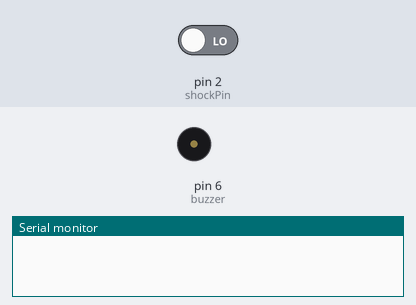
Simulated run of this sketch. Board: Arduino Uno, built with avr-gcc and run on an emulated ATmega328P. On the bench: buzzer (waves = sounding), the last lines printed to the serial monitor. The test bench sets the inputs (shaded band); at power-on: pin 2 (shockPin) LOW.

Above: at 1.2 s.
1.3 s: pin 2 (shockPin) driven HIGH
At 1.7 s:
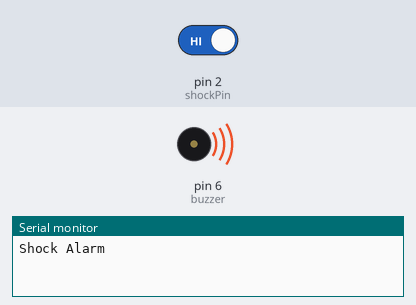
3.3 s: pin 2 (shockPin) driven LOW
Timing chart, 0 to 6.3 s (numbered marks = the images above; inputs shaded):
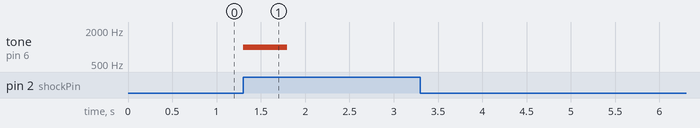

Measured:
- after the input at 1.3 s, tone on pin 6 (buzzer): silent → 1000 Hz at once, → silent 0.50 s later

The sketch:

Shock_beep.ino
```cpp
int shockPin = 2; // Use Pin 10 as our Input
int shockVal = HIGH; // This is where we record our shock measurement
boolean bAlarm = false;
const int buzzer = 6;

unsigned long lastShockTime; // Record the time that we measured a shock

int shockAlarmTime = 10; // Number of milli seconds to keep the shock alarm high


void setup ()
{
  Serial.begin(115200);
  pinMode (shockPin, INPUT) ; // input from the KY-002
  pinMode(buzzer, OUTPUT);
}
void loop ()
{
  shockVal = digitalRead (shockPin) ; // read the value from our sensor

  if (shockVal == HIGH) // If we're in an alarm state
  {
    lastShockTime = millis(); // record the time of the shock
    // The following is so you don't scroll on the output screen
    if (!bAlarm){
      Serial.println("Shock Alarm");
      bAlarm = true;
      tone(buzzer, 1000); // Send 1KHz sound signal...
  delay(500);        // ...for 1 sec
  noTone(buzzer);     // Stop sound...
  delay(500);
    }
  }
  else
  {
    //if( (millis()-lastShockTime) > shockAlarmTime  &&  bAlarm)

    if((millis()-lastShockTime) > shockAlarmTime  &&  bAlarm){
      Serial.println("no alarm");
      bAlarm = false;
    }
  }
}
```
